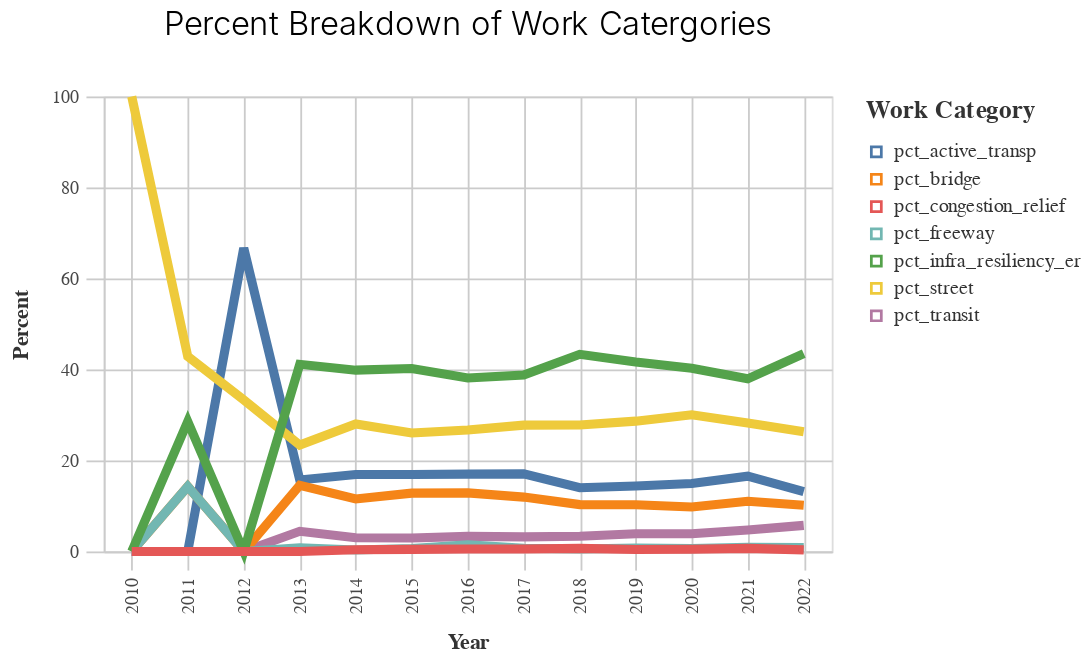

The notebook cell this image was saved under:
### Markdown cell above
#### Charting

### Code cell
highlight = alt.selection(type='single', on="mouseover", 
                              fields=['category', "prepared_y"], nearest=True)
selection = alt.selection_multi(
                          fields=['category'], bind='legend')
    

chart = (alt.Chart(pct_years).mark_line().encode(
    x=alt.X('prepared_y:O', title=labeling('prepared_y')),
    y=alt.Y('percent', title=labeling('percent')),
    color=alt.Color("category:N", title = "Work Category"), 
    tooltip = alt.Tooltip(["prepared_y", 'percent', "category"]),
    opacity=alt.condition(selection, alt.value(1), alt.value(0.2)),
    size=alt.condition(~highlight, alt.value(2), alt.value(5))
    ).properties(title={
                 "text": ["Percent Breakdown of Work Catergories"]}).add_selection(
                 selection, highlight)
    )

chart = styleguide.preset_chart_config(chart)
display(chart)

### Figure 1 — Vega-Lite specification as saved in the notebook (floating-point values rounded to 4 significant figures)
{"config": {"view": {"continuousWidth": 400, "continuousHeight": 300}, "axis": {"domainColor": "#cbcbcb", "grid": true, "gridColor": "#cbcbcb", "gridWidth": 1, "labelColor": "#474747", "labelFont": "Nunito Sans", "labelFontSize": 10, "labelPadding": 4, "tickColor": "#cbcbcb", "tickSize": 10, "titleColor": "#333", "titleFont": "Raleway", "titleFontSize": 12, "titlePadding": 10}, "axisBand": {"grid": false}, "background": "white", "font": "Raleway", "header": {"labelFont": "Nunito Sans", "titleFont": "Raleway"}, "legend": {"labelColor": "#333", "labelFont": "Nunito Sans", "labelFontSize": 11, "labelLimit": 0, "padding": 1, "symbolSize": 30, "symbolType": "square", "titleColor": "#333", "titleFont": "Raleway", "titleFontSize": 14, "titlePadding": 10}, "title": {"anchor": "middle", "font": "Raleway", "fontSize": 18, "fontWeight": 300, "offset": 20}}, "data": {"name": "data-9592f5c3508f04d18f46b4c3e2f4327c"}, "mark": "line", "encoding": {"color": {"field": "category", "title": "Work Category", "type": "nominal"}, "opacity": {"condition": {"value": 1, "selection": "selector002"}, "value": 0.2}, "size": {"condition": {"value": 2, "selection": {"not": "selector001"}}, "value": 5}, "tooltip": [{"field": "prepared_y", "type": "quantitative"}, {"field": "percent", "type": "quantitative"}, {"field": "category", "type": "nominal"}], "x": {"field": "prepared_y", "title": "Year", "type": "ordinal"}, "y": {"field": "percent", "title": "Percent", "type": "quantitative"}}, "height": 250, "selection": {"selector002": {"type": "multi", "fields": ["category"], "bind": "legend"}, "selector001": {"type": "single", "on": "mouseover", "fields": ["category", "prepared_y"], "nearest": true}}, "title": {"text": ["Percent Breakdown of Work Catergories"]}, "width": 400, "$schema": "https://vega.github.io/schema/vega-lite/v4.17.0.json", "datasets": {"data-9592f5c3508f04d18f46b4c3e2f4327c": [{"prepared_y": 2010.0, "category": "pct_active_transp", "percent": 0.0}, {"prepared_y": 2011.0, "category": "pct_active_transp", "percent": 0.0}, {"prepared_y": 2012.0, "category": "pct_active_transp", "percent": 66.67}, {"prepared_y": 2013.0, "category": "pct_active_transp", "percent": 15.73}, {"prepared_y": 2014.0, "category": "pct_active_transp", "percent": 16.91}, {"prepared_y": 2015.0, "category": "pct_active_transp", "percent": 16.9}, {"prepared_y": 2016.0, "category": "pct_active_transp", "percent": 16.99}, {"prepared_y": 2017.0, "category": "pct_active_transp", "percent": 17.04}, {"prepared_y": 2018.0, "category": "pct_active_transp", "percent": 14.01}, {"prepared_y": 2019.0, "category": "pct_active_transp", "percent": 14.38}, {"prepared_y": 2020.0, "category": "pct_active_transp", "percent": 14.93}, {"prepared_y": 2021.0, "category": "pct_active_transp", "percent": 16.54}, {"prepared_y": 2022.0, "category": "pct_active_transp", "percent": 13.14}, {"prepared_y": 2010.0, "category": "pct_transit", "percent": 0.0}, {"prepared_y": 2011.0, "category": "pct_transit", "percent": 0.0}, {"prepared_y": 2012.0, "category": "pct_transit", "percent": 0.0}, {"prepared_y": 2013.0, "category": "pct_transit", "percent": 4.435}, {"prepared_y": 2014.0, "category": "pct_transit", "percent": 3.001}, {"prepared_y": 2015.0, "category": "pct_transit", "percent": 2.958}, {"prepared_y": 2016.0, "category": "pct_transit", "percent": 3.309}, {"prepared_y": 2017.0, "category": "pct_transit", "percent": 3.215}, {"prepared_y": 2018.0, "category": "pct_transit", "percent": 3.358}, {"prepared_y": 2019.0, "category": "pct_transit", "percent": 3.877}, {"prepared_y": 2020.0, "category": "pct_transit", "percent": 3.9}, {"prepared_y": 2021.0, "category": "pct_transit", "percent": 4.702}, {"prepared_y": 2022.0, "category": "pct_transit", "percent": 5.735}, {"prepared_y": 2010.0, "category": "pct_bridge", "percent": 0.0}, {"prepared_y": 2011.0, "category": "pct_bridge", "percent": 14.29}, {"prepared_y": 2012.0, "category": "pct_bridge", "percent": 0.0}, {"prepared_y": 2013.0, "category": "pct_bridge", "percent": 14.52}, {"prepared_y": 2014.0, "category": "pct_bridge", "percent": 11.55}, {"prepared_y": 2015.0, "category": "pct_bridge", "percent": 12.82}, {"prepared_y": 2016.0, "category": "pct_bridge", "percent": 12.87}, {"prepared_y": 2017.0, "category": "pct_bridge", "percent": 11.95}, {"prepared_y": 2018.0, "category": "pct_bridge", "percent": 10.29}, {"prepared_y": 2019.0, "category": "pct_bridge", "percent": 10.28}, {"prepared_y": 2020.0, "category": "pct_bridge", "percent": 9.777}, {"prepared_y": 2021.0, "category": "pct_bridge", "percent": 11.02}, {"prepared_y": 2022.0, "category": "pct_bridge", "percent": 10.16}, {"prepared_y": 2010.0, "category": "pct_street", "percent": 100.0}, {"prepared_y": 2011.0, "category": "pct_street", "percent": 42.86}, {"prepared_y": 2012.0, "category": "pct_street", "percent": 33.33}, {"prepared_y": 2013.0, "category": "pct_street", "percent": 23.39}, {"prepared_y": 2014.0, "category": "pct_street", "percent": 28.0}, {"prepared_y": 2015.0, "category": "pct_street", "percent": 26.03}, {"prepared_y": 2016.0, "category": "pct_street", "percent": 26.7}, {"prepared_y": 2017.0, "category": "pct_street", "percent": 27.77}, {"prepared_y": 2018.0, "category": "pct_street", "percent": 27.79}, {"prepared_y": 2019.0, "category": "pct_street", "percent": 28.64}, {"prepared_y": 2020.0, "category": "pct_street", "percent": 30.03}, {"prepared_y": 2021.0, "category": "pct_street", "percent": 28.21}, {"prepared_y": 2022.0, "category": "pct_street", "percent": 26.28}, {"prepared_y": 2010.0, "category": "pct_freeway", "percent": 0.0}, {"prepared_y": 2011.0, "category": "pct_freeway", "percent": 14.29}, {"prepared_y": 2012.0, "category": "pct_freeway", "percent": 0.0}, {"prepared_y": 2013.0, "category": "pct_freeway", "percent": 0.8065}, {"prepared_y": 2014.0, "category": "pct_freeway", "percent": 0.3215}, {"prepared_y": 2015.0, "category": "pct_freeway", "percent": 0.6479}, {"prepared_y": 2016.0, "category": "pct_freeway", "percent": 1.458}, {"prepared_y": 2017.0, "category": "pct_freeway", "percent": 0.7112}, {"prepared_y": 2018.0, "category": "pct_freeway", "percent": 0.5353}, {"prepared_y": 2019.0, "category": "pct_freeway", "percent": 0.7607}, {"prepared_y": 2020.0, "category": "pct_freeway", "percent": 0.6128}, {"prepared_y": 2021.0, "category": "pct_freeway", "percent": 0.9021}, {"prepared_y": 2022.0, "category": "pct_freeway", "percent": 0.8363}, {"prepared_y": 2010.0, "category": "pct_infra_resiliency_er", "percent": 0.0}, {"prepared_y": 2011.0, "category": "pct_infra_resiliency_er", "percent": 28.57}, {"prepared_y": 2012.0, "category": "pct_infra_resiliency_er", "percent": 0.0}, {"prepared_y": 2013.0, "category": "pct_infra_resiliency_er", "percent": 41.13}, {"prepared_y": 2014.0, "category": "pct_infra_resiliency_er", "percent": 39.84}, {"prepared_y": 2015.0, "category": "pct_infra_resiliency_er", "percent": 40.2}, {"prepared_y": 2016.0, "category": "pct_infra_resiliency_er", "percent": 38.14}, {"prepared_y": 2017.0, "category": "pct_infra_resiliency_er", "percent": 38.78}, {"prepared_y": 2018.0, "category": "pct_infra_resiliency_er", "percent": 43.33}, {"prepared_y": 2019.0, "category": "pct_infra_resiliency_er", "percent": 41.64}, {"prepared_y": 2020.0, "category": "pct_infra_resiliency_er", "percent": 40.28}, {"prepared_y": 2021.0, "category": "pct_infra_resiliency_er", "percent": 37.94}, {"prepared_y": 2022.0, "category": "pct_infra_resiliency_er", "percent": 43.49}, {"prepared_y": 2010.0, "category": "pct_congestion_relief", "percent": 0.0}, {"prepared_y": 2011.0, "category": "pct_congestion_relief", "percent": 0.0}, {"prepared_y": 2012.0, "category": "pct_congestion_relief", "percent": 0.0}, {"prepared_y": 2013.0, "category": "pct_congestion_relief", "percent": 0.0}, {"prepared_y": 2014.0, "category": "pct_congestion_relief", "percent": 0.3751}, {"prepared_y": 2015.0, "category": "pct_congestion_relief", "percent": 0.4507}, {"prepared_y": 2016.0, "category": "pct_congestion_relief", "percent": 0.5328}, {"prepared_y": 2017.0, "category": "pct_congestion_relief", "percent": 0.5405}, {"prepared_y": 2018.0, "category": "pct_congestion_relief", "percent": 0.6813}, {"prepared_y": 2019.0, "category": "pct_congestion_relief", "percent": 0.4172}, {"prepared_y": 2020.0, "category": "pct_congestion_relief", "percent": 0.4735}, {"prepared_y": 2021.0, "category": "pct_congestion_relief", "percent": 0.6834}, {"prepared_y": 2022.0, "category": "pct_congestion_relief", "percent": 0.3584}]}}
